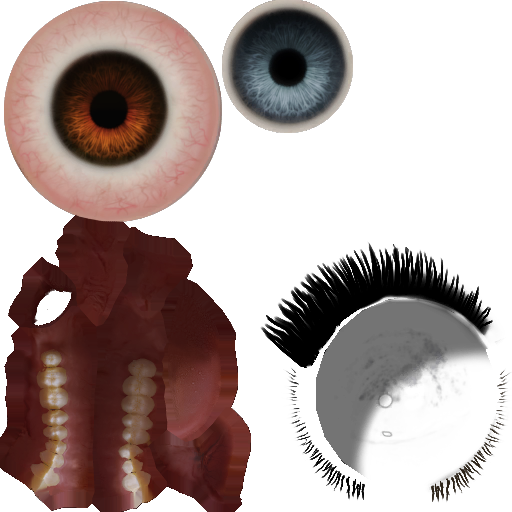
#> input picture scratch/lara_source/8003.png, 512 x 512 px, found by its file name
$ python find_exact_centers.py
#> lines starting #> are read from the running program, lines starting #| are printed output that depends on the picture
from PIL import Image
import numpy as np

def main():
    img_path = "public/media/textures/8003.png"
    img = Image.open(img_path).convert('RGBA')
#> img is the input picture: PIL image 512x512 RGBA; mean R, G, B, A 46.3, 31.6, 28.9, 124.4
    data = np.array(img)

    # 1. Rechercher le centre de la pupille marron (haut-gauche)
    # Zone : x dans [50, 170], y dans [50, 170]
    sub_marron = data[50:170, 50:170, :3]
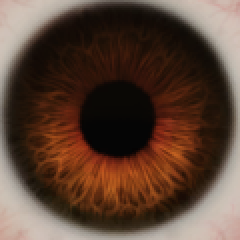
#> sub_marron: shape (120, 120, 3) (shown 2 times larger); mean R, G, B 90.4, 66.5, 53
    luma_marron = np.sum(sub_marron, axis=2) # r + g + b
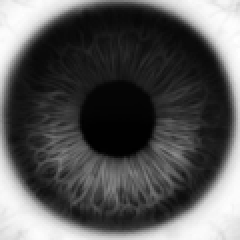
#> luma_marron: shape (120, 120) uint64 (shown 2 times larger); min 11, max 591, mean 209.8; drawn with min black and max white
    # Les pixels de la pupille sont extrêmement sombres (proches de 0)
    min_luma_marron = np.min(luma_marron)
#> min_luma_marron = 11
    # Prenons tous les pixels très sombres de la pupille
    dark_marron = np.argwhere(luma_marron < min_luma_marron + 30)
#> dark_marron = 1731 pairs, first value 6 to 77, second value 15 to 104
    marron_cy, marron_cx = dark_marron.mean(axis=0)
#> marron_cy = 44.66; marron_cx = 57.27
    global_marron_cx = 50 + marron_cx
#> global_marron_cx = 107.3
    global_marron_cy = 50 + marron_cy
#> global_marron_cy = 94.66

    # 2. Rechercher le centre de la pupille bleue (haut-droite)
    # Zone : x dans [240, 340], y dans [80, 180]
    sub_bleu = data[80:180, 240:340, :3]
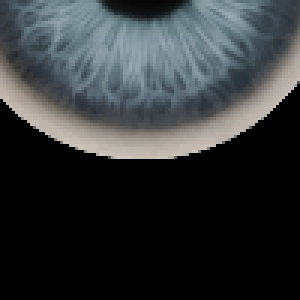
#> sub_bleu: shape (100, 100, 3) (shown 3 times larger); mean R, G, B 49.4, 53, 54.8
    luma_bleu = np.sum(sub_bleu, axis=2)
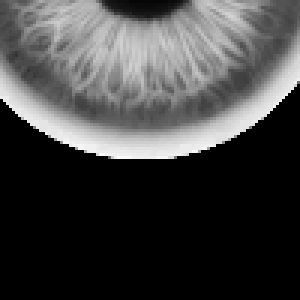
#> luma_bleu: shape (100, 100) uint64 (shown 3 times larger); min 0, max 606, mean 157.3; drawn with min black and max white
    min_luma_bleu = np.min(luma_bleu)
#> min_luma_bleu = 0
    dark_bleu = np.argwhere(luma_bleu < min_luma_bleu + 30)
#> dark_bleu = 5417 pairs, first value 0 to 99, second value 0 to 99
    bleu_cy, bleu_cx = dark_bleu.mean(axis=0)
#> bleu_cy = 71.69; bleu_cx = 50.24
    global_bleu_cx = 240 + bleu_cx
#> global_bleu_cx = 290.2
    global_bleu_cy = 80 + bleu_cy
#> global_bleu_cy = 151.7

    print(f"Pupille marron (centre exact) : x={global_marron_cx:.2f}, y={global_marron_cy:.2f}")
#| Pupille marron (centre exact) : x=107.27, y=94.66
    print(f"Pupille bleue  (centre exact) : x={global_bleu_cx:.2f}, y={global_bleu_cy:.2f}")
#| Pupille bleue  (centre exact) : x=290.24, y=151.69

    dx = global_bleu_cx - global_marron_cx
#> dx = 183
    dy = global_bleu_cy - global_marron_cy
#> dy = 57.03
    print(f"Décalage nécessaire : dx={dx:.2f}, dy={dy:.2f}")
#| Décalage nécessaire : dx=182.98, dy=57.03

if __name__ == "__main__":
    main()

$ run again, with scratch/lara_source/8000.png copied over scratch/lara_source/8003.png
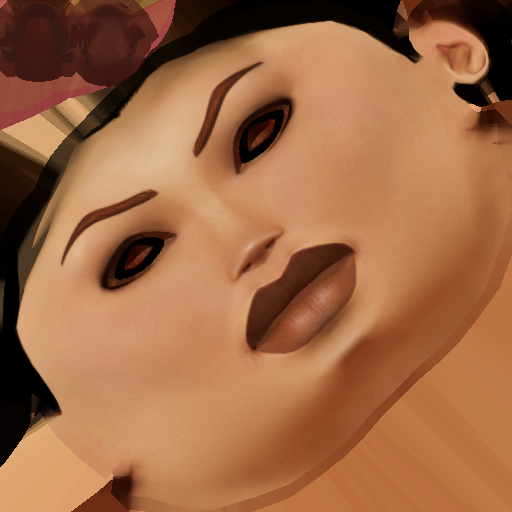
#> input picture scratch/lara_source/8000.png, 512 x 512 px, found by its file name
#> in main, img is the input picture: PIL image 512x512 RGBA; mean R, G, B, A 159.7, 106, 70.3, 254.9
#> in main, `luma_marron = np.sum(sub_marron, axis=2)`:
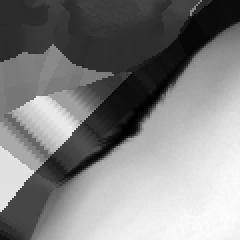
#> luma_marron: shape (120, 120) uint64 (shown 2 times larger); min 4, max 563, mean 292; drawn with min black and max white
#> min_luma_marron = 4
#> dark_marron = 793 pairs, first value 0 to 86, second value 36 to 119
#> marron_cy = 30.09; marron_cx = 87.54
#> global_marron_cx = 137.5
#> global_marron_cy = 80.09
#> in main, `luma_bleu = np.sum(sub_bleu, axis=2)`:
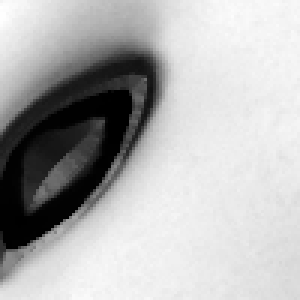
#> luma_bleu: shape (100, 100) uint64 (shown 3 times larger); min 0, max 490, mean 344.6; drawn with min black and max white
#> min_luma_bleu = 0
#> dark_bleu = 829 pairs, first value 30 to 82, second value 0 to 43
#> bleu_cy = 55.36; bleu_cx = 19.84
#> global_bleu_cx = 259.8
#> global_bleu_cy = 135.4
#| Pupille marron (centre exact) : x=137.54, y=80.09
#| Pupille bleue  (centre exact) : x=259.84, y=135.36
#> dx = 122.3
#> dy = 55.27
#| Décalage nécessaire : dx=122.30, dy=55.27

$ run again, with scratch/lara_source/8001.png copied over scratch/lara_source/8003.png
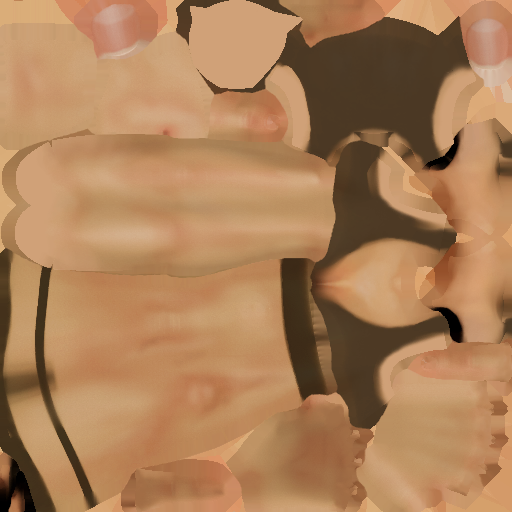
#> input picture scratch/lara_source/8001.png, 512 x 512 px, found by its file name
#> in main, img is the input picture: PIL image 512x512 RGBA; mean R, G, B, A 172.1, 127.9, 88.5, 254.9
#> in main, `luma_marron = np.sum(sub_marron, axis=2)`:
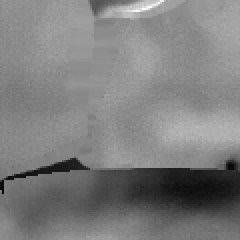
#> luma_marron: shape (120, 120) uint64 (shown 2 times larger); min 333, max 585, mean 458.3; drawn with min black and max white
#> min_luma_marron = 333
#> dark_marron = 491 pairs, first value 81 to 101, second value 0 to 118
#> marron_cy = 91.43; marron_cx = 82.44
#> global_marron_cx = 132.4
#> global_marron_cy = 141.4
#> in main, `luma_bleu = np.sum(sub_bleu, axis=2)`:
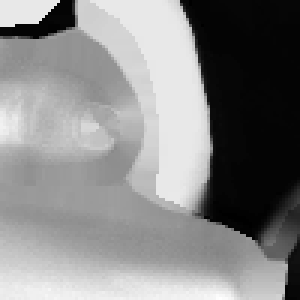
#> luma_bleu: shape (100, 100) uint64 (shown 3 times larger); min 161, max 521, mean 352.8; drawn with min black and max white
#> min_luma_bleu = 161
#> dark_bleu = 2533 pairs, first value 0 to 99, second value 0 to 99
#> bleu_cy = 34.81; bleu_cx = 79.67
#> global_bleu_cx = 319.7
#> global_bleu_cy = 114.8
#| Pupille marron (centre exact) : x=132.44, y=141.43
#| Pupille bleue  (centre exact) : x=319.67, y=114.81
#> dx = 187.2
#> dy = -26.62
#| Décalage nécessaire : dx=187.23, dy=-26.62

$ run again, with scratch/lara_source/8002.png copied over scratch/lara_source/8003.png
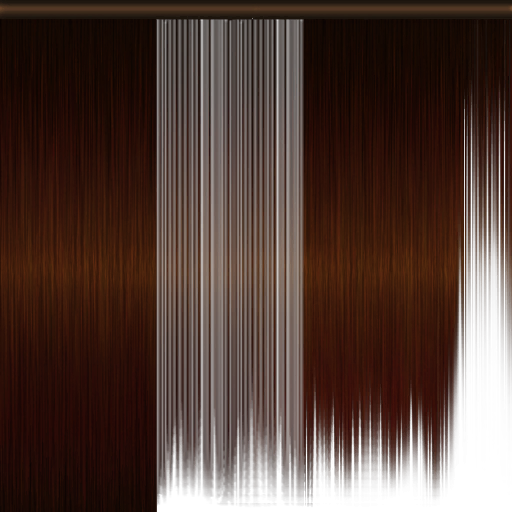
#> input picture scratch/lara_source/8002.png, 512 x 512 px, found by its file name
#> in main, img is the input picture: PIL image 512x512 RGBA; mean R, G, B, A 37.8, 14.9, 6.5, 203.5
#> in main, `luma_marron = np.sum(sub_marron, axis=2)`:
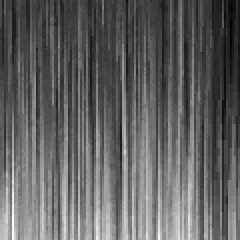
#> luma_marron: shape (120, 120) uint64 (shown 2 times larger); min 12, max 95, mean 43.9; drawn with min black and max white
#> min_luma_marron = 12
#> dark_marron = 7310 pairs, first value 0 to 119, second value 0 to 119
#> marron_cy = 38.29; marron_cx = 63.38
#> global_marron_cx = 113.4
#> global_marron_cy = 88.29
#> in main, `luma_bleu = np.sum(sub_bleu, axis=2)`:
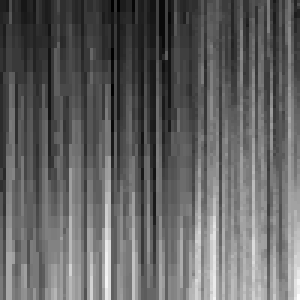
#> luma_bleu: shape (100, 100) uint64 (shown 3 times larger); min 14, max 94, mean 44.9; drawn with min black and max white
#> min_luma_bleu = 14
#> dark_bleu = 4816 pairs, first value 0 to 99, second value 0 to 99
#> bleu_cy = 30.02; bleu_cx = 43.81
#> global_bleu_cx = 283.8
#> global_bleu_cy = 110
#| Pupille marron (centre exact) : x=113.38, y=88.29
#| Pupille bleue  (centre exact) : x=283.81, y=110.02
#> dx = 170.4
#> dy = 21.73
#| Décalage nécessaire : dx=170.43, dy=21.73
